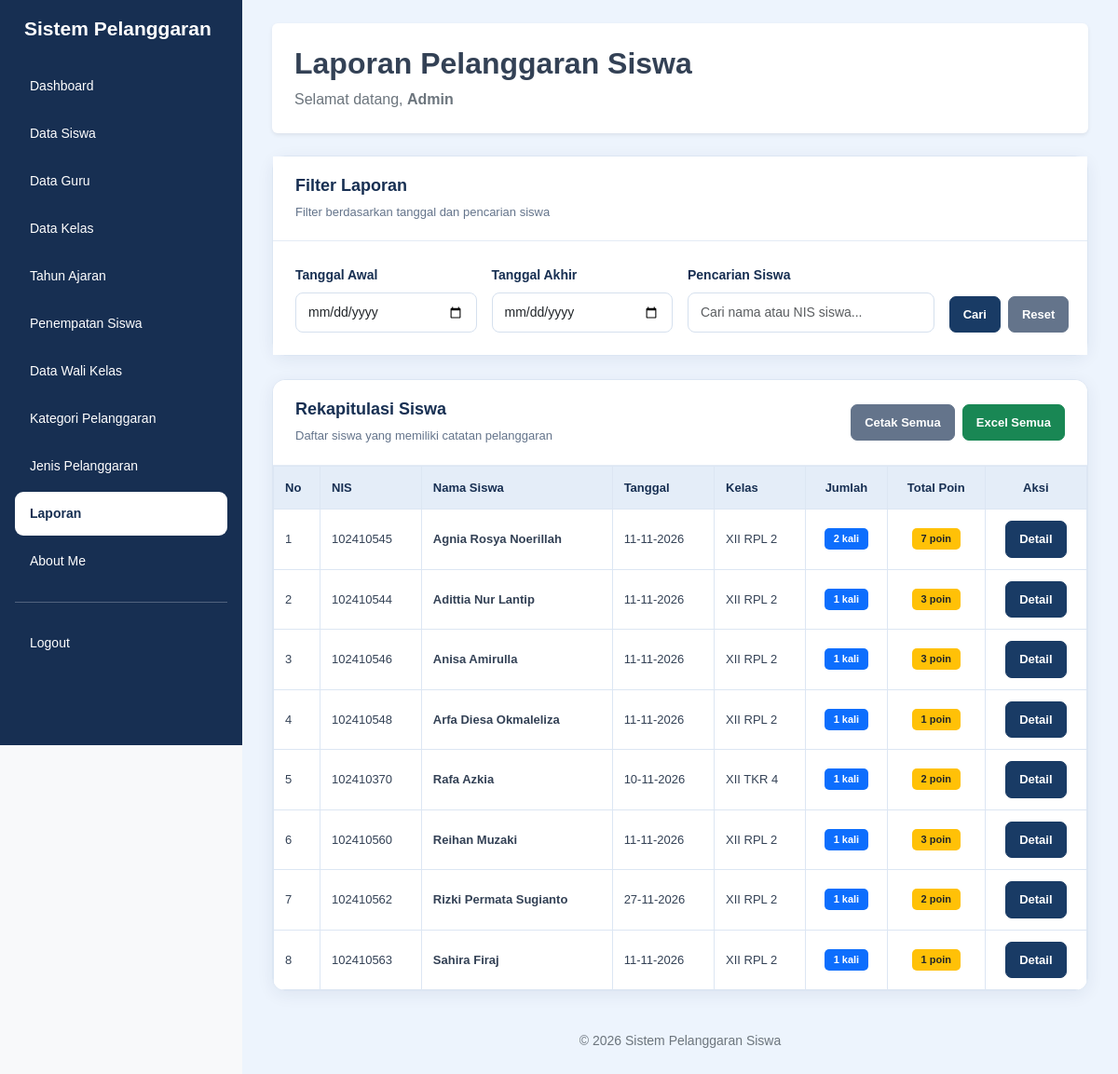
/laporan.php (signed in), run on an earlier commit of the app's database.
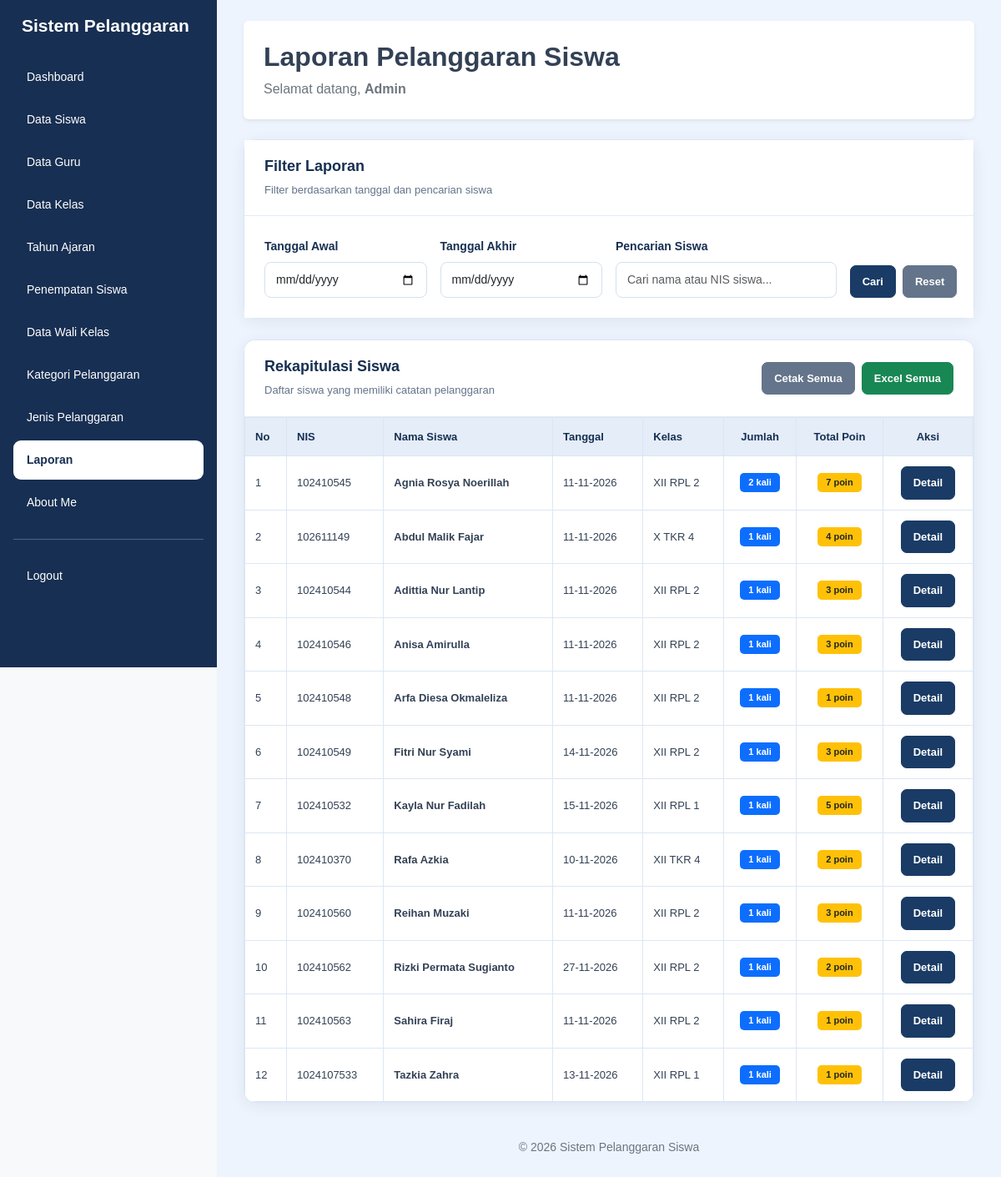
And on a later commit of the database.
### tables this page shows
CREATE TABLE `t_siswa` (
  `id` int(11) NOT NULL,
  `nis` varchar(30) NOT NULL,
  `nisn` varchar(20) NOT NULL,
  `nama` varchar(150) NOT NULL,
  `jenis_kelamin` char(1) NOT NULL,
  `tanggal_lahir` date NOT NULL,
  `alamat` text NOT NULL,
  `status_aktif` tinyint(1) NOT NULL,
  `created_at` timestamp NOT NULL DEFAULT current_timestamp(),
  `updated_at` timestamp NOT NULL DEFAULT current_timestamp()
);

### laporan.php (the view, shortened to what the changed rows need)
<?php
include 'config/koneksi.php';
$filter_kelas = "";
$tanggal_awal = $_GET['tanggal_awal'] ?? '';
$tanggal_akhir = $_GET['tanggal_akhir'] ?? '';
$cari_siswa = trim($_GET['cari_siswa'] ?? '');
$filter_tanggal = "";
$filter_siswa = "";
$query_rekap = mysqli_query($koneksi, "
    SELECT
        s.id,
        s.nis,
        s.nama,
        MAX(ps.tanggal) AS tanggal,
        GROUP_CONCAT(
            DISTINCT k.nama
            ORDER BY k.nama
            SEPARATOR ', '
        ) AS nama_kelas,
        COUNT(ps.id) AS jumlah_pelanggaran,
        COALESCE(SUM(p.poin), 0) AS total_poin
    FROM t_pelanggaran_siswa ps
    JOIN t_siswa s ON s.id = ps.siswa_id
    LEFT JOIN t_kelas k ON k.id = ps.kelas_id
    JOIN t_pelanggaran p ON p.id = ps.pelanggaran_id
    WHERE 1 = 1
    $filter_tanggal
    $filter_kelas
    $filter_siswa
    GROUP BY s.id, s.nis, s.nama
    ORDER BY jumlah_pelanggaran DESC, s.nama ASC
");
$parameter_filter = "&tanggal_awal=" . urlencode($tanggal_awal)
    . "&tanggal_akhir=" . urlencode($tanggal_akhir)
    . "&cari_siswa=" . urlencode($cari_siswa);
?>
<!DOCTYPE html>
<html lang="id">
<head>
    <link href="https://cdn.jsdelivr.net/npm/bootstrap@5.3.8/dist/css/bootstrap.min.css" rel="stylesheet">
    <link rel="stylesheet" href="style/style.css">
</head>
<body class="bg-light">
<div class="container-fluid">
    <div class="row">
        <main class="content-main">
            <div class="page-content">
                <div class="bg-white rounded shadow-sm p-4 mb-4">
                    <h2 class="fw-bold">
                        Laporan Pelanggaran Siswa
                    </h2>
                </div>
                <div class="card-data rekap-card mb-4">
                    <div class="table-responsive">
                        <table class="table table-hover table-bordered">
                            <thead>
                                <tr>
                                    <th width="50">No</th>
                                    <th>NIS</th>
                                    <th>Nama Siswa</th>
                                    <th>Tanggal</th>
                                    <th>Kelas</th>
                                    <th class="text-center">Jumlah</th>
                                    <th class="text-center">Total Poin</th>
                                    <th class="text-center">Aksi</th>
                                </tr>
                            </thead>
                            <tbody>
                                <?php
                                $no = 1;
                                if (mysqli_num_rows($query_rekap) > 0) {
                                    while ($rekap = mysqli_fetch_assoc($query_rekap)) {
                                ?>
                                    <tr>
                                        <td><?= $no++; ?></td>
                                        <td><?= htmlspecialchars($rekap['nis']); ?></td>
                                        <td class="fw-semibold"><?= htmlspecialchars($rekap['nama']); ?></td>
                                        <td>
                                            <?= !empty($rekap['tanggal']) ? date('d-m-Y', strtotime($rekap['tanggal'])) : '-'; ?>
                                        </td>
                                        <td><?= htmlspecialchars($rekap['nama_kelas'] ?? '-'); ?></td>
                                        <td class="text-center">
                                            <span class="badge bg-primary">
                                                <?= $rekap['jumlah_pelanggaran']; ?> kali
                                            </span>
                                        </td>
                                        <td class="text-center">
                                            <span class="badge bg-warning text-dark">
                                                <?= $rekap['total_poin']; ?> poin
                                            </span>
                                        </td>
                                        <td class="text-center">
                                            <a href="laporan.php?siswa_id=<?= $rekap['id']; ?><?= $parameter_filter; ?>#detail-laporan"
                                               class="btn btn-primary btn-sm">
                                                Detail
                                            </a>
                                        </td>
                                    </tr>
                                <?php
                                    }
                                } ?>
                            </tbody>
                        </table>
                    </div>
                </div>
            </div>
        </main>
    </div>
</div>
</body>
</html>

What changed in the data, as far as the page shows it:
now on this page (row unchanged): t_siswa: nis "102611149", nama "Abdul Malik Fajar", tanggal "11-11-2026", nama_kelas "X TKR 4", jumlah_pelanggaran "1", total_poin "4"
now on this page (row unchanged): t_siswa: nis "102410549", nama "Fitri Nur Syami", tanggal "14-11-2026", nama_kelas "XII RPL 2", jumlah_pelanggaran "1", total_poin "3"
now on this page (row unchanged): t_siswa: nis "102410532", nama "Kayla Nur Fadilah", tanggal "15-11-2026", nama_kelas "XII RPL 1", jumlah_pelanggaran "1", total_poin "5"
now on this page (row edited): t_siswa: nis "1024107533", nama "Tazkia Zahra", tanggal "13-11-2026", nama_kelas "XII RPL 1", jumlah_pelanggaran "1", total_poin "1"
